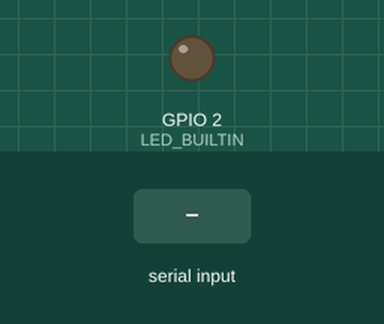
Recording of a program running on a simulated ESP32. Shown: output pins drawn as LEDs (lit = HIGH). Dashed ring = blinking. Inputs (shaded band) come from the test bench. What the program prints to the serial monitor is not drawn.

Above: at 1.2 s.
1.3 s: "led+blink\n" received over Serial
At 1.4 s:
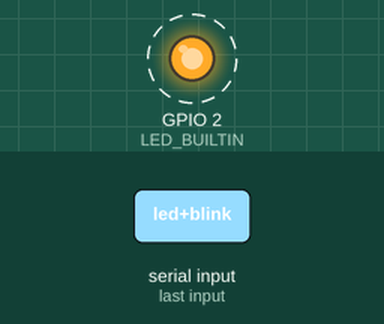
4.3 s: "led+on\n" received over Serial
At 5.0 s:
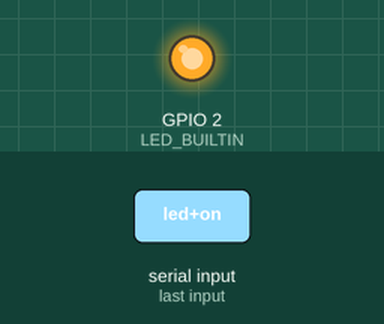
5.8 s: "led+off\n" received over Serial
At 7.2 s:
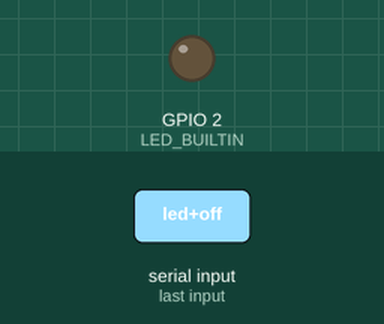
Timing chart, 0 to 8.8 s (numbered marks = the images above; inputs shaded):
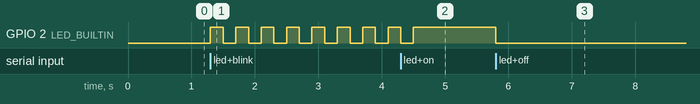

Measured:
- after the input at 1.3 s, GPIO 2 (LED_BUILTIN): alternates HIGH for 0.20 s and LOW for 0.20 s, starting at once
- after the input at 4.3 s, GPIO 2 (LED_BUILTIN): goes on until 4.5 s, then stays HIGH
- after the input at 5.8 s, GPIO 2 (LED_BUILTIN): HIGH → LOW at once

The program:

main.cpp
```cpp
#include <Arduino.h>

String input = "";
int delayVal = 200;

#define LED_BUILTIN 2

void setup()
{
  Serial.begin(115200);
  pinMode(LED_BUILTIN, OUTPUT);
}

void loop()
{
  if (Serial.available() > 0)
  {
    input = Serial.readStringUntil('\n');
  }

  if (input.equals("led+on"))
  {
    digitalWrite(LED_BUILTIN, HIGH);
  }

  if (input.equals("led+blink"))
  {
    digitalWrite(LED_BUILTIN, HIGH);
    delay(delayVal);
    digitalWrite(LED_BUILTIN, LOW);
    delay(delayVal);
  }

  if (input.equals("led+off"))
  {
    Serial.println(input);
    digitalWrite(LED_BUILTIN, LOW);
  }

  if (input.startsWith("delay+"))
  {
    Serial.println(input);
    Serial.println(input.toInt());
    delayVal = input.toInt();
  }

  if (input.startsWith("blink+"))
  {
    for (int i = 0; i < input.toInt(); i++)
    {
      digitalWrite(LED_BUILTIN, HIGH);
      delay(delayVal);
      digitalWrite(LED_BUILTIN, LOW);
      delay(delayVal);
    }
  }
}
```
